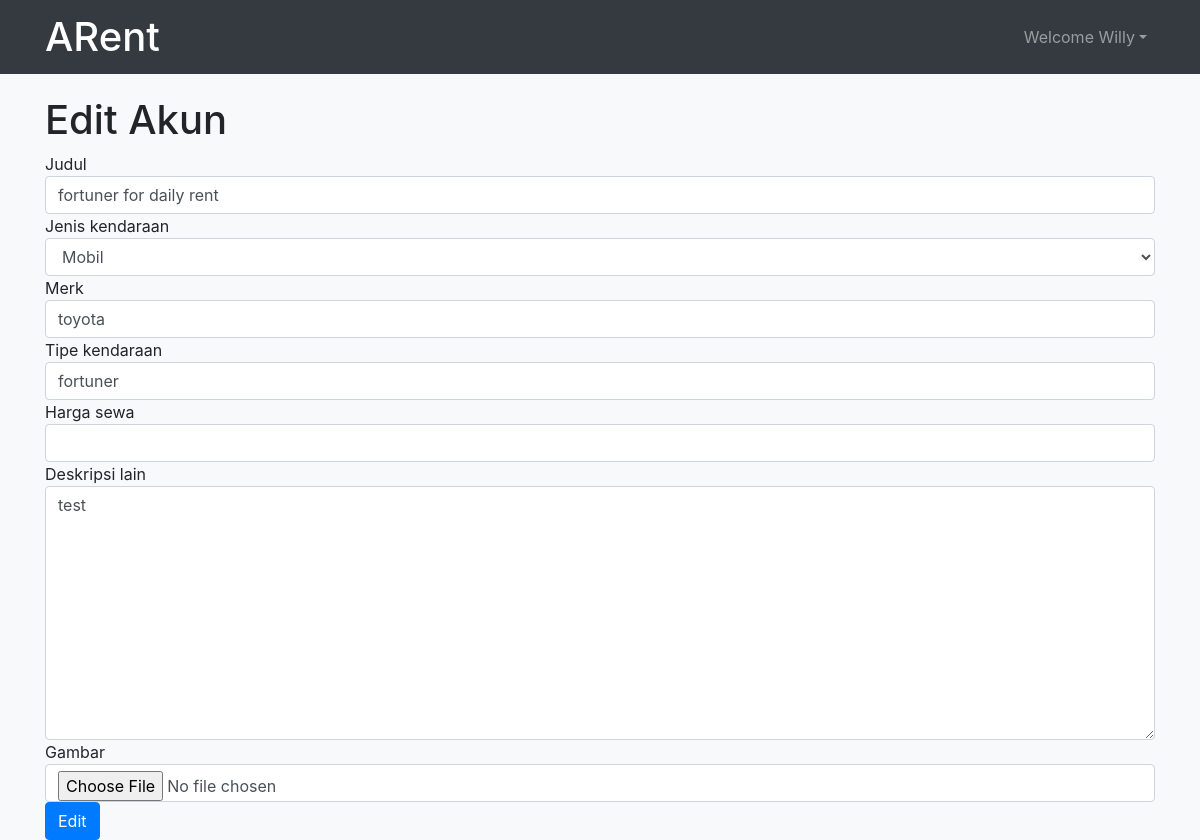
/mitra/updateIklan/10 (signed in), run on the app's committed database.
### mitra/models.py (models this page shows, shortened)
class AkunMitra(models.Model):
    pilihanprovinsi = (
        ('Aceh','Aceh'),
        ('Bali','Bali'),
        ('Banten','Banten'),
        ('Bengkulu','Bengkulu'),
        ('Gorontalo','Gorontalo'),
        ('D.I Yogyakarta','D.I Yogyakarta'),
        ('D.K.I Jakarta','D.K.I Jakarta'),
        ('Jambi','Jambi'),
        ('Jawa Barat','Jawa Barat'),
        ('Jawa Tengah','Jawa Tengah'),
        ('Jawa Timur','Jawa Timur'),
        ('Kalimantan Barat','Kalimantan Barat'),
        ('Kalimantan Selatan','Kalimantan Selatan'),
        ('Kalimantan Tengah','Kalimantan Tengah'),
        ('Kalimantan Timur','Kalimantan Timur'),
        ('Kalimantan Utara','Kalimantan Utara'),
        ('Kep. Bangka Belitung','Kep. Bangka Belitung'),
        ('Kep. Riau','Kep. Riau'),
        ('Lampung','Lampung'),
        ('Maluku','Maluku'),
        ('Maluku Utara','Maluku Utara'),
        ('Nusa Tenggara Barat','Nusa Tenggara Barat'),
        ('Nusa Tenggara Timur','Nusa Tenggara Timur'),
        ('Papua','Papua'),
        ('Papua Barat','Papua Barat'),
        ('Riau','Riau'),
        ('Sulawesi Barat','Sulawesi Barat'),
        ('Sulawesi Selatan','Sulawesi Selatan'),
        ('Sulawesi Tengah','Sulawesi Tengah'),
        ('Sulawesi Tenggara','Sulawesi Tenggara'),
        ('Sulawesi Utara','Sulawesi Utara'),
        ('Sumatera Barat','Sumatera Barat'),
        ('Sumatera Selatan','Sumatera Selatan'),
        ('Sumatera Utara','Sumatera Utara'),
    )
    user = models.OneToOneField(User, on_delete=models.CASCADE)
    nama = models.CharField(max_length=50)
    provinsi = models.CharField(
        max_length=50,
        choices=pilihanprovinsi,
    )
    alamat = models.TextField()
    no_hp = models.CharField(max_length=15)
    photo = models.ImageField(upload_to='mitra/poto_profil/%Y/%m/%d/')

class Iklan(models.Model):
    pilihanJenisKendaraan = (
        ('sepeda_motor', 'Sepeda Motor'),
        ('mobil', 'Mobil')
    )
    mitra = models.ForeignKey(User, on_delete=models.CASCADE)
    gambar = models.ImageField(upload_to='mitra/iklan/%Y/%m/%d/')
    judul = models.CharField(max_length=150)
    published = models.DateField(auto_now_add=True)
    jenis_kendaraan = models.CharField(max_length=20, choices=pilihanJenisKendaraan)
    merk = models.CharField(max_length=30)
    tipe_kendaraan = models.CharField(max_length=30)
    harga_sewa = models.CharField(max_length=50)
    deskripsi_lain = models.TextField()
    slug = models.SlugField(blank=True, editable=False)
    class Meta:
        ordering = ['-id']

### mitra/views.py (the view, shortened to what this page needs)
# urls.py: path('updateIklan/<int:pk>', UpdateIklan.as_view(), name='updateIklan'),
class UpdateIklan(UpdateView):
    model = Iklan
    template_name = 'mitra/updateUser.html'
    form_class = IklanForm
    success_url = reverse_lazy('mitra:iklanSaya')
    extra_context = {
        'page_title':'Edit Iklan',
    }
    def dispatch(self, request, *args, **kwargs):#ini untuk ownership object/ jadi cuma yang create object ini yang bisa edit
        obj =  super().get_object()
        if not obj.mitra == self.request.user:
            return redirect(obj)
        return super().dispatch(request, *args, **kwargs)
    def get_context_data(self, *args, **kwargs):
        context = super().get_context_data(*args, **kwargs)
        return context

### mitra/templates/mitra/updateUser.html (shortened to what this page needs)
{% extends 'base.html' %}
{% block contents %}
<div class="container">
    <h1>Edit Akun</h1>
    <form method="POST" enctype="multipart/form-data">
        {% for component in form %}
            <div class="form-gorup">
                {{component.label}}
                {{component}}
            </div>
        {% endfor %}
        <button type="submit" class="btn btn-primary">Edit</button>
    </form>
</div>
{% endblock contents %}

### templates/snippets/navbar.html (shortened to what this page needs)
<nav class="navbar navbar-expand-lg navbar-dark bg-dark fixed-top">
  <div class="container">
  <a class="navbar-brand" href="{% url 'redirectKeHome' %}"><b class="h1">ARent</b></a>
    <div class="collapse navbar-collapse" id="navbarNav">
      <ul class="navbar-nav ml-auto">
        {% if user.is_active %}
        <li class="nav-item dropdown">
          <a class="mr-auto nav-link dropdown-toggle" href="#" id="navbarDropdown" role="button" data-toggle="dropdown" aria-haspopup="true" aria-expanded="false">Welcome {{user.akunmitra.nama}}</a>
        </li>
        {% endif %}
      </ul>
    </div>
  </div>
</nav>

### data on the page
Iklan: form "fortuner for daily rent" "Mobil" "toyota" "fortuner" "test"

### other printed values
{{ user.akunmitra.nama }} "Willy"
{{ component.label }} "Judul" "Jenis kendaraan" "Merk" "Tipe kendaraan" "Harga sewa" "Deskripsi lain" "Gambar"
